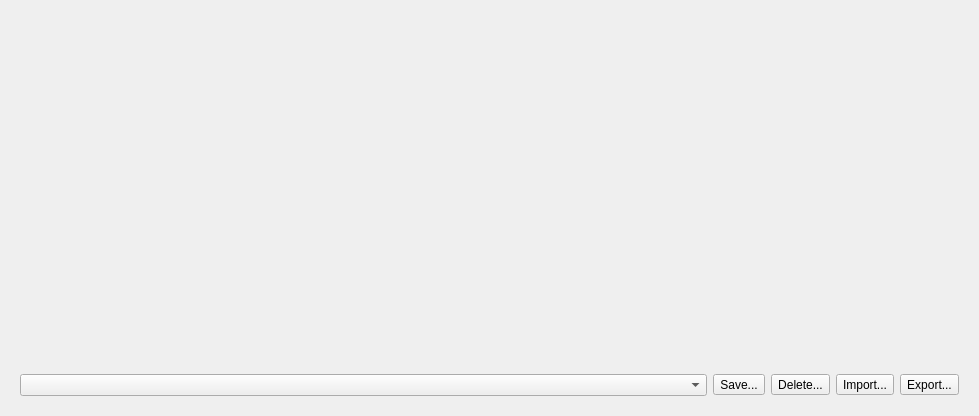
<?xml version="1.0" encoding="UTF-8"?>
<ui version="4.0">
 <class>swMinifigureBuilderWidget</class>
 <widget class="QWidget" name="swMinifigureBuilderWidget">
  <property name="whatsThis">
   <string>&lt;p&gt;&lt;b&gt;Minifigure Builder&lt;/b&gt;&lt;/p&gt;&lt;p&gt;Build a minifigure by choosing its parts, colors, and pose. The preview updates as you make changes. Choose Add to Model to insert the minifigure into the current model.&lt;/p&gt;&lt;p&gt;Templates let you reuse a configuration. Saved, deleted, and imported templates are kept as soon as you change them.&lt;/p&gt;</string>
  </property>
  <property name="geometry">
   <rect>
    <x>0</x>
    <y>0</y>
    <width>979</width>
    <height>416</height>
   </rect>
  </property>
  <property name="windowTitle">
   <string>Minifigure Builder</string>
  </property>
  <layout class="QVBoxLayout" name="verticalLayout">
   <item>
    <widget class="QWidget" name="widget" native="true">
     <property name="whatsThis">
      <string>&lt;p&gt;&lt;b&gt;Minifigure Parts&lt;/b&gt;&lt;/p&gt;&lt;p&gt;Each section has a part selector and a color button. Some sections also have a rotation control in degrees. Choose None in a part selector to omit that part, the selector then shows the name of the section.&lt;/p&gt;</string>
     </property>
     <layout class="QGridLayout" name="MinifigureBuilderLayout"/>
    </widget>
   </item>
   <item>
    <widget class="QWidget" name="TemplateGroup">
     <property name="whatsThis">
      <string>&lt;p&gt;&lt;b&gt;Templates&lt;/b&gt;&lt;/p&gt;&lt;p&gt;Load a saved configuration of parts, colors, and angles, or save the current configuration under a name. Choosing another template replaces the current preview configuration.&lt;/p&gt;&lt;p&gt;Changes to the preview are not saved as a template until you use Save. Saved, deleted and imported templates are kept right away.&lt;/p&gt;</string>
     </property>
     <property name="sizePolicy">
      <sizepolicy hsizetype="Preferred" vsizetype="Fixed">
       <horstretch>0</horstretch>
       <verstretch>0</verstretch>
      </sizepolicy>
     </property>
     <layout class="QHBoxLayout" name="horizontalLayout_2">
      <item>
       <widget class="QComboBox" name="TemplateComboBox">
        <property name="toolTip">
         <string>Load a saved configuration of parts, colors, and angles.</string>
        </property>
        <property name="accessibleName">
         <string>Minifigure Template</string>
        </property>
        <property name="sizePolicy">
         <sizepolicy hsizetype="Expanding" vsizetype="Fixed">
          <horstretch>0</horstretch>
          <verstretch>0</verstretch>
         </sizepolicy>
        </property>
       </widget>
      </item>
      <item>
       <widget class="QToolButton" name="TemplateSaveButton">
        <property name="toolTip">
         <string>Save the current minifigure configuration as a named template.</string>
        </property>
        <property name="whatsThis">
         <string>&lt;p&gt;&lt;b&gt;Save Template&lt;/b&gt;&lt;/p&gt;&lt;p&gt;Enter a name for the current parts, colors, and pose. Reusing an existing name asks before replacing that template. The Default template cannot be overwritten.&lt;/p&gt;</string>
        </property>
        <property name="text">
         <string>Save...</string>
        </property>
       </widget>
      </item>
      <item>
       <widget class="QToolButton" name="TemplateDeleteButton">
        <property name="toolTip">
         <string>Delete the selected saved template.</string>
        </property>
        <property name="whatsThis">
         <string>&lt;p&gt;&lt;b&gt;Delete Template&lt;/b&gt;&lt;/p&gt;&lt;p&gt;Remove the selected named template after confirmation. This does not remove parts from the preview or an existing model. The Default template cannot be deleted.&lt;/p&gt;</string>
        </property>
        <property name="text">
         <string>Delete...</string>
        </property>
       </widget>
      </item>
      <item>
       <widget class="QToolButton" name="TemplateImportButton">
        <property name="toolTip">
         <string>Add templates from a .minifig file.</string>
        </property>
        <property name="whatsThis">
         <string>&lt;p&gt;&lt;b&gt;Import Templates&lt;/b&gt;&lt;/p&gt;&lt;p&gt;Add saved configurations from a .minifig file to the template collection. Existing template names are kept when the imported file contains the same names.&lt;/p&gt;</string>
        </property>
        <property name="text">
         <string>Import...</string>
        </property>
       </widget>
      </item>
      <item>
       <widget class="QToolButton" name="TemplateExportButton">
        <property name="toolTip">
         <string>Save the entire template collection to a .minifig file.</string>
        </property>
        <property name="whatsThis">
         <string>&lt;p&gt;&lt;b&gt;Export Templates&lt;/b&gt;&lt;/p&gt;&lt;p&gt;Write all templates to a .minifig file for backup or sharing. Export includes the entire collection, not just the selected template.&lt;/p&gt;</string>
        </property>
        <property name="text">
         <string>Export...</string>
        </property>
       </widget>
      </item>
     </layout>
    </widget>
   </item>
  </layout>
 </widget>
 <tabstops>
  <tabstop>TemplateComboBox</tabstop>
  <tabstop>TemplateSaveButton</tabstop>
  <tabstop>TemplateDeleteButton</tabstop>
 </tabstops>
 <resources/>
 <connections/>
</ui>
